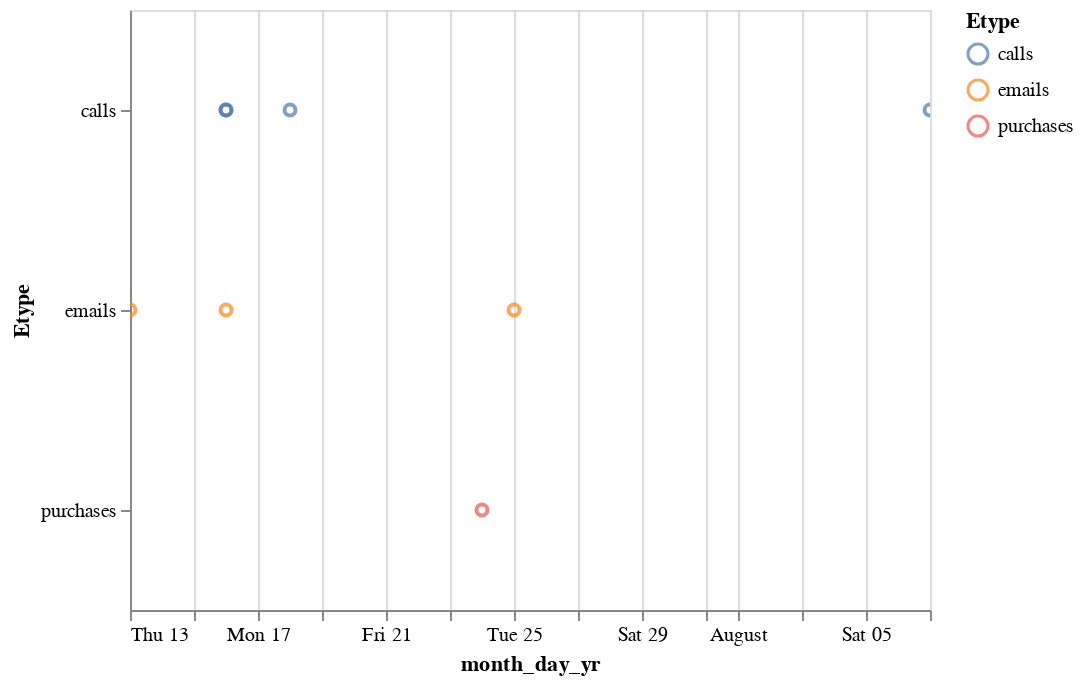

Notebook cell for this chart:
### Code cell
alt.Chart(sus_purch4).mark_point().encode(
    x='month_day_yr:T',
    y='Etype:N',
    color='Etype:N',
    tooltip=['Source_Names','Destination_Names']
).interactive()

### Figure 1 — Vega-Lite specification as saved in the notebook (floating-point values rounded to 4 significant figures)
{"$schema": "https://vega.github.io/schema/vega-lite/v2.4.3.json", "config": {"view": {"height": 300, "width": 400}}, "data": {"values": [{"Destination": 580766, "Destination_Names": "Trevor Webb", "Etype": "calls", "Source": 674806, "Source_Names": "Milford Gori", "TimeStamp": 1500184839, "Unnamed: 0": 0, "Unnamed: 0.1": 8741356, "full_date": "2017-07-16 06:00:39", "month": 7, "month_day_yr": "07/16/2017", "month_yr": "07/2017", "yr": 2017}, {"Destination": 580766, "Destination_Names": "Trevor Webb", "Etype": "calls", "Source": 320914, "Source_Names": "Cora Cross", "TimeStamp": 1500198543, "Unnamed: 0": 1, "Unnamed: 0.1": 8743020, "full_date": "2017-07-16 09:49:03", "month": 7, "month_day_yr": "07/16/2017", "month_yr": "07/2017", "yr": 2017}, {"Destination": 580766, "Destination_Names": "Trevor Webb", "Etype": "calls", "Source": 320914, "Source_Names": "Cora Cross", "TimeStamp": 1500371343, "Unnamed: 0": 2, "Unnamed: 0.1": 8765497, "full_date": "2017-07-18 09:49:03", "month": 7, "month_day_yr": "07/18/2017", "month_yr": "07/2017", "yr": 2017}, {"Destination": 580766, "Destination_Names": "Trevor Webb", "Etype": "calls", "Source": 320914, "Source_Names": "Cora Cross", "TimeStamp": 1502099343, "Unnamed: 0": 3, "Unnamed: 0.1": 8988022, "full_date": "2017-08-07 09:49:03", "month": 8, "month_day_yr": "08/07/2017", "month_yr": "08/2017", "yr": 2017}, {"Destination": 580766, "Destination_Names": "Trevor Webb", "Etype": "emails", "Source": 945482, "Source_Names": "Tammi Mcnespey", "TimeStamp": 1499981865, "Unnamed: 0": 4, "Unnamed: 0.1": 11953738, "full_date": "2017-07-13 21:37:45", "month": 7, "month_day_yr": "07/13/2017", "month_yr": "07/2017", "yr": 2017}, {"Destination": 793186, "Destination_Names": "Jason Bailey", "Etype": "emails", "Source": 580766, "Source_Names": "Trevor Webb", "TimeStamp": 1500184835, "Unnamed: 0": 5, "Unnamed: 0.1": 11989758, "full_date": "2017-07-16 06:00:35", "month": 7, "month_day_yr": "07/16/2017", "month_yr": "07/2017", "yr": 2017}, {"Destination": 925825, "Destination_Names": "Bill Reynolds", "Etype": "emails", "Source": 580766, "Source_Names": "Trevor Webb", "TimeStamp": 1501009053, "Unnamed: 0": 6, "Unnamed: 0.1": 12136054, "full_date": "2017-07-25 18:57:33", "month": 7, "month_day_yr": "07/25/2017", "month_yr": "07/2017", "yr": 2017}, {"Destination": 2038138, "Destination_Names": "Tyree Barreneche", "Etype": "purchases", "Source": 580766, "Source_Names": "Trevor Webb", "TimeStamp": 1500889743, "Unnamed: 0": 7, "Unnamed: 0.1": null, "full_date": "2017-07-24 09:49:03", "month": 7, "month_day_yr": "07/24/2017", "month_yr": "07/2017", "yr": 2017}]}, "encoding": {"color": {"field": "Etype", "type": "nominal"}, "tooltip": [{"field": "Source_Names", "type": "nominal"}, {"field": "Destination_Names", "type": "nominal"}], "x": {"field": "month_day_yr", "type": "temporal"}, "y": {"field": "Etype", "type": "nominal"}}, "mark": "point", "selection": {"selector007": {"bind": "scales", "encodings": ["x", "y"], "mark": {"fill": "#333", "fillOpacity": 0.125, "stroke": "white"}, "on": "[mousedown, window:mouseup] > window:mousemove!", "resolve": "global", "translate": "[mousedown, window:mouseup] > window:mousemove!", "type": "interval", "zoom": "wheel!"}}}
